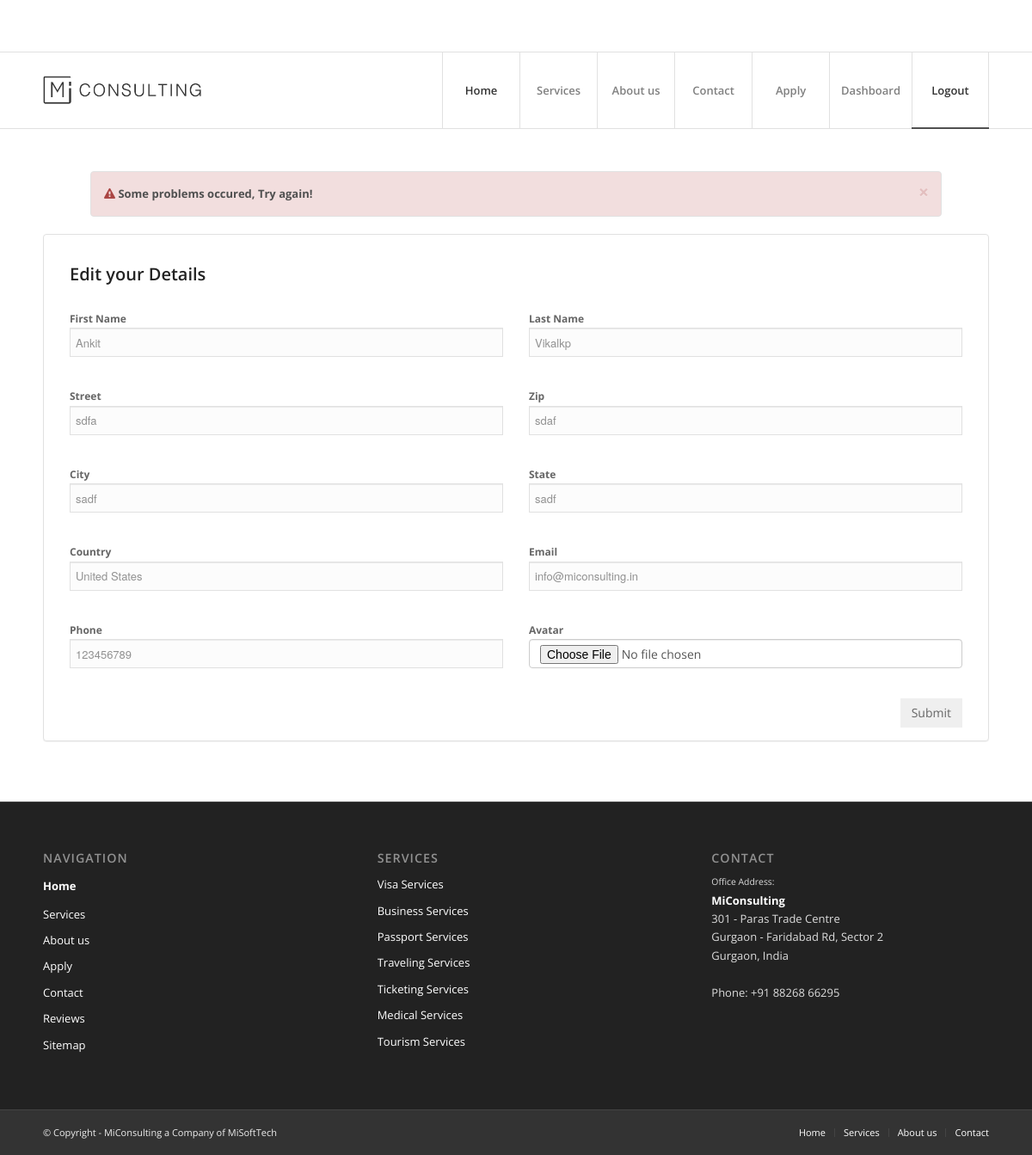
Page /index.php/login/registration on the committed database.
### tables this page shows
CREATE TABLE IF NOT EXISTS `mi_customer` (
  `id` bigint(20) NOT NULL AUTO_INCREMENT,
  `username` varchar(155) NOT NULL,
  `password` varchar(20) NOT NULL,
  `firstname` varchar(50) NOT NULL,
  `lastname` varchar(50) NOT NULL,
  `street` varchar(155) NOT NULL,
  `zip` varchar(10) NOT NULL,
  `city` varchar(155) NOT NULL,
  `state` varchar(65) NOT NULL,
  `country` varchar(55) NOT NULL DEFAULT 'United States',
  `email` varchar(50) NOT NULL,
  `phone` varchar(20) NOT NULL,
  `regtime` varchar(55) NOT NULL,
  `avatar` varchar(55) NOT NULL DEFAULT 'default_avatar.png',
  `email_code` varchar(155) NOT NULL,
  `email_confirm` varchar(1) DEFAULT '0',
  `user_type` tinyint(2) NOT NULL DEFAULT '3' COMMENT '1=admin, 2=agent / dealer, 3= customer / patient',
  `registration_status` tinyint(1) NOT NULL DEFAULT '0' COMMENT 'agent registration approved by admin crm status update as 1',
  `status` varchar(1) NOT NULL DEFAULT '0',
  PRIMARY KEY (`id`),
  KEY `id` (`id`)
);

### application/controllers/login.php (called while the page is built, shortened)
<?php
class login extends CI_Controller
{
	function __construct()
	{
		$this->load->helper('form');
		$this->load->library('form_validation');
		$this->load->library('session');
		$this->load->model('login_model');
		$this->active['current_page'] = $this->uri->segment(1);
	}
	public function registration()
	{
		$data = array(
				'firstname' => $this->input->post('firstname'),
				'lastname' => $this->input->post('lastname'),
				'email' => $this->input->post('email'),
				'type_of_user' => $this->input->post('type_of_user'),
				'mobile' => $this->input->post('mobile'),
				'password' => $this->input->post('password')
			);
		$result = $this->login_model->check_new_user($data);
		if($result->result_id->num_rows == "1")
		{
			$data['reg'] = "1";
			$this->load->view('template/header' , $this->active);
			$this->load->view('login/index', $data);
			$this->load->view('template/footer');
		}else{
			$inserted_id = $this->login_model->registration_insert($data);
			if(isset($inserted_id))
			{
				$data = $this->login_model->retrieve_sess_data($inserted_id);
				$result = $data->result();
				$data = array(
					'firstname' => $result[0]->firstname,
					'lastname' => $result[0]->lastname,
					'username' => $result[0]->username,
					'password' => $result[0]->password,
					'street' => $result[0]->street,
					'zip' => $result[0]->zip,
					'city' => $result[0]->city,
					'state' => $result[0]->state,
					'country' => $result[0]->country,
					'email' => $result[0]->email,
					'phone' => $result[0]->phone,
					'avatar' => $result[0]->avatar
					);
				$this->load->view('template/header' , $this->active);
				$this->load->view('user/user_edit', $data);
				$this->load->view('template/footer');
			}
		}
	}
}
 ?>

### index.php (called while the page is built, shortened)
<?php
require_once BASEPATH.'core/CodeIgniter.php';

### application/models/login_model.php (called while the page is built, shortened)
<?php
Class login_model extends CI_Model
	{
	public function registration_insert($data)
		{
		$string = array('email' => $data['email'],'firstname' => $data['firstname'], 'lastname' => $data['lastname'], 'password' => $data['password'], 'user_type' => $data['type_of_user'], 'phone' => $data['mobile'], 'regtime' => time() );
		return $this->db->insert_id();
		}
    public function retrieve_sess_data($inserted_id)
    {
    	return $this->db->select('*')->get_where('mi_customer', array('id' => $inserted_id));
    }
}
?>

### application/views/user/user_edit.php (the view, shortened to what this page needs)
<div id='main' data-scroll-offset='88'>
  <div id='after_layer_slider_1' class='main_color container_wrap fullsize'>
    <div class='container'>
      <div class='template-page content  av-content-full alpha units'>
        <div class='post-entry post-entry-type-page post-entry-11'>
          <div class='entry-content-wrapper clearfix'>
          <?php if($result == "1"){ ?>
          <div class="col-xs-12 col-sm-12 col-md-12">
            <div class="col-xs-12 col-sm-12 col-md-12" style="padding-left:40px;padding-right:40px;">
              <div class="alert alert-success alert-dismissible" role="alert">
                <button type="button" class="close" data-dismiss="alert" aria-label="Close">
                  <span aria-hidden="true">&times;
                  </span>
                </button>
                <i class="fa fa-exclamation-triangle"></i>
                <b>Your profile has been saved successfully</b>
              </div>
            </div>
          </div>
          <?php }else{ ?>
          <div class="col-xs-12 col-sm-12 col-md-12">
            <div class="col-xs-12 col-sm-12 col-md-12" style="padding-left:40px;padding-right:40px;">
              <div class="alert alert-danger alert-dismissible" role="alert">
                <button type="button" class="close" data-dismiss="alert" aria-label="Close">
                  <span aria-hidden="true">&times;
                  </span>
                </button>
                <i class="fa fa-exclamation-triangle"></i>
                <b>Some problems occured, Try again! </b>
              </div>
            </div>
          </div>
          <?php } ?>
<div class="panel panel-default">
  <div class="panel-body">
            <section class="avia_codeblock_section avia_code_block_0"  itemscope="itemscope" itemtype="https://schema.org/CreativeWork" >
              <div class='avia_codeblock col-md-12'  itemprop="text"> <h3>Edit your Details</h3><br></div>
              <form action="user/edit_user" method="POST" class="form-horizontal" style="margin-top: 20px" role="form">
                <div class="col-md-6">
                  <div class="form-group">
                    <div class="col-md-12">
                    <label>First Name</label>
                      <input type="text" class="form-control col-md-8" name="firstname" value="<?php echo $firstname; ?>" id="" placeholder="First Name">
                    </div>
                  </div>
                </div>
                <div class="col-md-6">
                  <div class="form-group">
                    <div class="col-md-12">
                    <label>Last Name</label>
                      <input type="text" class="form-control col-md-8" name="lastname" value="<?php echo $lastname; ?>" id="" placeholder="Last Name">
                    </div>
                  </div>
                </div>
                <div class="col-md-6">
                  <div class="form-group">
                    <div class="col-md-12">
                    <label>Street</label>
                      <input type="text" class="form-control col-md-8" name="street" value="<?php echo $street; ?>" id="" placeholder="Street">
                    </div>
                  </div>
                </div>
                <div class="col-md-6">
                  <div class="form-group">
                    <div class="col-md-12">
                    <label>Zip</label>
                      <input type="text" class="form-control col-md-8" name="zip" value="<?php echo $zip; ?>" id="" placeholder="Zip">
                    </div>
                  </div>
                </div>
                <div class="col-md-6">
                  <div class="form-group">
                    <div class="col-md-12">
                    <label>City</label>
                      <input type="text" class="form-control col-md-8" name="city" value="<?php echo $city; ?>" id="" placeholder="City">
                    </div>
                  </div>
                </div>
                <div class="col-md-6">
                  <div class="form-group">
                    <div class="col-md-12">
                    <label>State</label>
                      <input type="text" class="form-control col-md-8" name="state" value="<?php echo $state; ?>" id="" placeholder="State">
                    </div>
                  </div>
                </div>
                 <div class="col-md-6">
                   <div class="form-group">
                    <div class="col-md-12">
                    <label>Country</label>
                      <input type="text" class="form-control col-md-8" name="country" value="<?php echo $country; ?>" id="" placeholder="Country">
                    </div>
                  </div>
                 </div>
                 <div class="col-md-6">
                   <div class="form-group">
                    <div class="col-md-12">
                    <label>Email</label>
                      <input type="text" class="form-control col-md-8" name="email" value="<?php echo $email; ?>" id="" placeholder="Email">
                    </div>
                  </div>
                 </div>
                 <div class="col-md-6">
                   <div class="form-group">
                    <div class="col-md-12">
                    <label>Phone</label>
                      <input type="text" class="form-control col-md-8" name="phone" value="<?php echo $phone; ?>" id="" placeholder="Phone">
                    </div>
                  </div>
                 </div>
                 <div class="col-md-6">
                   <div class="form-group">
                    <div class="col-md-12">
                    <label>Avatar</label>
                      <input type="file" class="form-control col-md-8" name="avatar">
                    </div>
                  </div>
                 </div>
                <div class="col-md-12">
                  <button type="submit" class="btn pull-right">Submit</button>
                </div>
              </form>
            </section>
  </div>
</div>
          </div>
        </div>
      </div>
    </div>
  </div>
</div>

### assets/css/grid.css (style rules this page uses)
html { min-width: 910px; }
html.responsive { min-width: 0px; }
.container { position: relative; width: 100%; margin: 0 auto; padding: 0px 50px; clear: both; }
.container_wrap { clear: both; position: relative; border-top-style: solid; border-top-width: 1px; }
.unit, .units { float: left; display: inline; margin-left: 50px; position: relative; z-index: 1; min-height: 1px; }
body .unit.alpha, body .units.alpha, body div .first { margin-left: 0; clear: left; }
body .unit.alpha, body .units.alpha { width: 100%; }
.container .av-content-full.units { width: 100% }
.container { max-width: 1010px; }
.container:after { content: "\0020"; display: block; height: 0; clear: both; visibility: hidden; }
.clearfix:before, .clearfix:after, .flex_column:before, .flex_column:after, .widget:before, .widget:after { content: '\0020'; display: block; overflow: hidden; visibility: hidden; width: 0; height: 0; }
.flex_column:after, .clearfix:after { clear: both; }
.row, .clearfix { zoom: 1; }

### assets/css/base.css (style rules this page uses)
html, body, div, span, applet, object, iframe, h1, h2, h3, h4, h5, h6, p, blockquote, pre, a, abbr, acronym, address, big, cite, code, del, dfn, em, img, ins, kbd, q, s, samp, small, strike, strong, sub, sup, tt, var, b, u, i, center, dl, dt, dd, ol, ul, li, fieldset, form, label, legend, table, caption, tbody, tfoot, thead, tr, th, td, article, aside, canvas, details, embed, figure, figcaption, footer, header, hgroup, menu, nav, output, ruby, section, summary, time, mark, audio, video { margin: 0; padding: 0; border: 0; font-size: 100%; font: inherit; vertical-align: baseline; }
article, aside, details, figcaption, figure, footer, header, hgroup, menu, nav, section { display: block; }
body { line-height: 1; }
* { -moz-box-sizing: border-box; -webkit-box-sizing: border-box; box-sizing: border-box; }
html.responsive, .responsive body { overflow-x: hidden; }
body { font: 13px/1.65em "HelveticaNeue", "Helvetica Neue", Helvetica, Arial, sans-serif; color: #444; -webkit-text-size-adjust: 100%; }
h1, h2, h3, h4, h5, h6 { font-weight: 600; }
h3 { font-size: 20px; line-height: 1.1em; margin-bottom: 8px; }
strong, b { font-weight: bold; }
#top form { margin-bottom: 20px; }
#top .input-text, #top input[type="text"], #top input[type="input"], #top input[type="password"], #top input[type="email"], #top input[type="number"], #top input[type="url"], #top input[type="tel"], #top input[type="search"], #top textarea, #top select { -webkit-appearance: none; border: 1px solid #e1e1e1; padding: 8px 6px; outline: none; font: 13px "HelveticaNeue", "Helvetica Neue", Helvetica, Arial, sans-serif; color: #777; margin: 0; width: 100%; display: block; margin-bottom: 20px; background: #fff; border-radius: 0px; }
#top label { font-weight: bold; font-size: 12px; }

### assets/css/custom.css (style rules this page uses)
html { background: white !important; }
.btn { border-radius: 0px; }
input[type='text'] { border-radius: 0px !important; }

### assets/css/print.css (style rules this page uses)
.container { width: 100%; }
#top { overflow-x: hidden; }
.container { width: 100%; margin: 0 auto; }
.units, .unit { margin: 0; }
.content { border: 0; }

### rows in the picture
mi_customer: firstname "Ankit", lastname "Vikalkp", street "sdfa", zip "sdaf", city "sadf", state "sadf", country "United States", email "info@miconsulting.in", phone "123456789"
